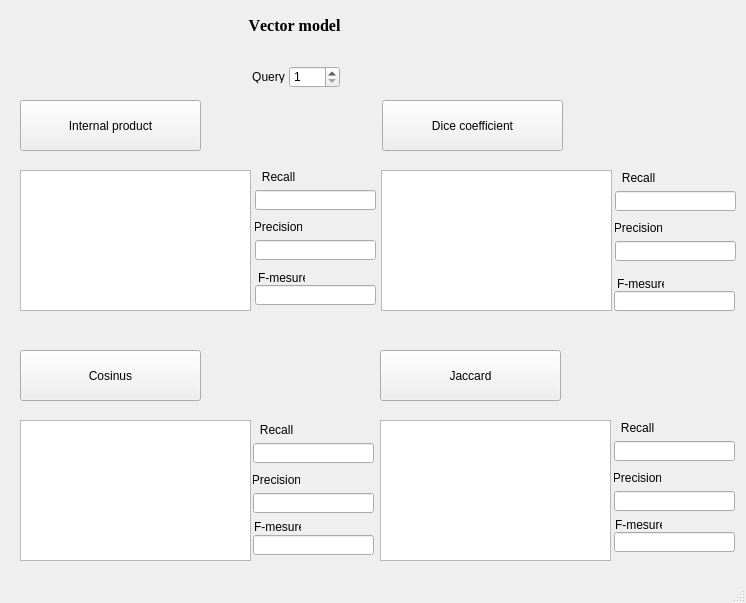
<?xml version="1.0" encoding="UTF-8"?>
<ui version="4.0">
 <class>MainWindow</class>
 <widget class="QMainWindow" name="MainWindow">
  <property name="geometry">
   <rect>
    <x>0</x>
    <y>0</y>
    <width>746</width>
    <height>603</height>
   </rect>
  </property>
  <property name="windowTitle">
   <string>Vector model</string>
  </property>
  <widget class="QWidget" name="centralwidget">
   <widget class="QPushButton" name="intpro">
    <property name="geometry">
     <rect>
      <x>20</x>
      <y>100</y>
      <width>181</width>
      <height>51</height>
     </rect>
    </property>
    <property name="text">
     <string>Internal product</string>
    </property>
   </widget>
   <widget class="QPushButton" name="dicoef">
    <property name="geometry">
     <rect>
      <x>382</x>
      <y>100</y>
      <width>181</width>
      <height>51</height>
     </rect>
    </property>
    <property name="text">
     <string>Dice coefficient</string>
    </property>
   </widget>
   <widget class="QPushButton" name="cos">
    <property name="geometry">
     <rect>
      <x>20</x>
      <y>350</y>
      <width>181</width>
      <height>51</height>
     </rect>
    </property>
    <property name="text">
     <string>Cosinus</string>
    </property>
   </widget>
   <widget class="QPushButton" name="jac">
    <property name="geometry">
     <rect>
      <x>380</x>
      <y>350</y>
      <width>181</width>
      <height>51</height>
     </rect>
    </property>
    <property name="text">
     <string>Jaccard</string>
    </property>
   </widget>
   <widget class="QLabel" name="label_9">
    <property name="geometry">
     <rect>
      <x>214</x>
      <y>10</y>
      <width>161</width>
      <height>31</height>
     </rect>
    </property>
    <property name="font">
     <font>
      <family>Times New Roman</family>
      <pointsize>12</pointsize>
      <weight>75</weight>
      <bold>true</bold>
      <strikeout>false</strikeout>
      <kerning>false</kerning>
     </font>
    </property>
    <property name="text">
     <string>Vector model</string>
    </property>
    <property name="alignment">
     <set>Qt::AlignCenter</set>
    </property>
   </widget>
   <widget class="QSpinBox" name="query">
    <property name="geometry">
     <rect>
      <x>289</x>
      <y>66</y>
      <width>51</width>
      <height>22</height>
     </rect>
    </property>
    <property name="minimum">
     <number>1</number>
    </property>
    <property name="maximum">
     <number>64</number>
    </property>
    <property name="singleStep">
     <number>1</number>
    </property>
    <property name="value">
     <number>1</number>
    </property>
   </widget>
   <widget class="QLabel" name="label">
    <property name="geometry">
     <rect>
      <x>245</x>
      <y>70</y>
      <width>47</width>
      <height>13</height>
     </rect>
    </property>
    <property name="text">
     <string>Query</string>
    </property>
    <property name="alignment">
     <set>Qt::AlignCenter</set>
    </property>
   </widget>
   <widget class="QLabel" name="label_2">
    <property name="geometry">
     <rect>
      <x>615</x>
      <y>171</y>
      <width>47</width>
      <height>13</height>
     </rect>
    </property>
    <property name="text">
     <string>Recall</string>
    </property>
    <property name="alignment">
     <set>Qt::AlignCenter</set>
    </property>
   </widget>
   <widget class="QLineEdit" name="rec2">
    <property name="geometry">
     <rect>
      <x>615</x>
      <y>191</y>
      <width>121</width>
      <height>20</height>
     </rect>
    </property>
    <property name="readOnly">
     <bool>true</bool>
    </property>
   </widget>
   <widget class="QLineEdit" name="pre2">
    <property name="geometry">
     <rect>
      <x>615</x>
      <y>241</y>
      <width>121</width>
      <height>20</height>
     </rect>
    </property>
    <property name="readOnly">
     <bool>true</bool>
    </property>
   </widget>
   <widget class="QLabel" name="label_3">
    <property name="geometry">
     <rect>
      <x>615</x>
      <y>221</y>
      <width>47</width>
      <height>13</height>
     </rect>
    </property>
    <property name="text">
     <string>Precision</string>
    </property>
    <property name="alignment">
     <set>Qt::AlignCenter</set>
    </property>
   </widget>
   <widget class="QLabel" name="label_4">
    <property name="geometry">
     <rect>
      <x>614</x>
      <y>471</y>
      <width>47</width>
      <height>13</height>
     </rect>
    </property>
    <property name="text">
     <string>Precision</string>
    </property>
    <property name="alignment">
     <set>Qt::AlignCenter</set>
    </property>
   </widget>
   <widget class="QLineEdit" name="pre4">
    <property name="geometry">
     <rect>
      <x>614</x>
      <y>491</y>
      <width>121</width>
      <height>20</height>
     </rect>
    </property>
    <property name="readOnly">
     <bool>true</bool>
    </property>
   </widget>
   <widget class="QLineEdit" name="rec4">
    <property name="geometry">
     <rect>
      <x>614</x>
      <y>441</y>
      <width>121</width>
      <height>20</height>
     </rect>
    </property>
    <property name="readOnly">
     <bool>true</bool>
    </property>
   </widget>
   <widget class="QLabel" name="label_5">
    <property name="geometry">
     <rect>
      <x>614</x>
      <y>421</y>
      <width>47</width>
      <height>13</height>
     </rect>
    </property>
    <property name="text">
     <string>Recall</string>
    </property>
    <property name="alignment">
     <set>Qt::AlignCenter</set>
    </property>
   </widget>
   <widget class="QLabel" name="label_6">
    <property name="geometry">
     <rect>
      <x>255</x>
      <y>220</y>
      <width>47</width>
      <height>13</height>
     </rect>
    </property>
    <property name="text">
     <string>Precision</string>
    </property>
    <property name="alignment">
     <set>Qt::AlignCenter</set>
    </property>
   </widget>
   <widget class="QLineEdit" name="pre1">
    <property name="geometry">
     <rect>
      <x>255</x>
      <y>240</y>
      <width>121</width>
      <height>20</height>
     </rect>
    </property>
    <property name="readOnly">
     <bool>true</bool>
    </property>
   </widget>
   <widget class="QLineEdit" name="rec1">
    <property name="geometry">
     <rect>
      <x>255</x>
      <y>190</y>
      <width>121</width>
      <height>20</height>
     </rect>
    </property>
    <property name="readOnly">
     <bool>true</bool>
    </property>
   </widget>
   <widget class="QLabel" name="label_7">
    <property name="geometry">
     <rect>
      <x>255</x>
      <y>170</y>
      <width>47</width>
      <height>13</height>
     </rect>
    </property>
    <property name="text">
     <string>Recall</string>
    </property>
    <property name="alignment">
     <set>Qt::AlignCenter</set>
    </property>
   </widget>
   <widget class="QLabel" name="label_8">
    <property name="geometry">
     <rect>
      <x>253</x>
      <y>473</y>
      <width>47</width>
      <height>13</height>
     </rect>
    </property>
    <property name="text">
     <string>Precision</string>
    </property>
    <property name="alignment">
     <set>Qt::AlignCenter</set>
    </property>
   </widget>
   <widget class="QLineEdit" name="pre3">
    <property name="geometry">
     <rect>
      <x>253</x>
      <y>493</y>
      <width>121</width>
      <height>20</height>
     </rect>
    </property>
    <property name="readOnly">
     <bool>true</bool>
    </property>
   </widget>
   <widget class="QLineEdit" name="rec3">
    <property name="geometry">
     <rect>
      <x>253</x>
      <y>443</y>
      <width>121</width>
      <height>20</height>
     </rect>
    </property>
    <property name="readOnly">
     <bool>true</bool>
    </property>
   </widget>
   <widget class="QLabel" name="label_12">
    <property name="geometry">
     <rect>
      <x>253</x>
      <y>423</y>
      <width>47</width>
      <height>13</height>
     </rect>
    </property>
    <property name="text">
     <string>Recall</string>
    </property>
    <property name="alignment">
     <set>Qt::AlignCenter</set>
    </property>
   </widget>
   <widget class="QPlainTextEdit" name="intprores">
    <property name="geometry">
     <rect>
      <x>20</x>
      <y>170</y>
      <width>231</width>
      <height>141</height>
     </rect>
    </property>
    <property name="readOnly">
     <bool>true</bool>
    </property>
   </widget>
   <widget class="QPlainTextEdit" name="dicoefres">
    <property name="geometry">
     <rect>
      <x>381</x>
      <y>170</y>
      <width>231</width>
      <height>141</height>
     </rect>
    </property>
    <property name="readOnly">
     <bool>true</bool>
    </property>
   </widget>
   <widget class="QPlainTextEdit" name="cosres">
    <property name="geometry">
     <rect>
      <x>20</x>
      <y>420</y>
      <width>231</width>
      <height>141</height>
     </rect>
    </property>
    <property name="readOnly">
     <bool>true</bool>
    </property>
   </widget>
   <widget class="QPlainTextEdit" name="jacres">
    <property name="geometry">
     <rect>
      <x>380</x>
      <y>420</y>
      <width>231</width>
      <height>141</height>
     </rect>
    </property>
    <property name="readOnly">
     <bool>true</bool>
    </property>
   </widget>
   <widget class="QLabel" name="label_10">
    <property name="geometry">
     <rect>
      <x>258</x>
      <y>271</y>
      <width>47</width>
      <height>13</height>
     </rect>
    </property>
    <property name="text">
     <string>F-mesure</string>
    </property>
   </widget>
   <widget class="QLineEdit" name="fmes1">
    <property name="geometry">
     <rect>
      <x>255</x>
      <y>285</y>
      <width>121</width>
      <height>20</height>
     </rect>
    </property>
    <property name="readOnly">
     <bool>true</bool>
    </property>
   </widget>
   <widget class="QLabel" name="label_11">
    <property name="geometry">
     <rect>
      <x>617</x>
      <y>277</y>
      <width>47</width>
      <height>13</height>
     </rect>
    </property>
    <property name="text">
     <string>F-mesure</string>
    </property>
   </widget>
   <widget class="QLineEdit" name="fmes2">
    <property name="geometry">
     <rect>
      <x>614</x>
      <y>291</y>
      <width>121</width>
      <height>20</height>
     </rect>
    </property>
    <property name="readOnly">
     <bool>true</bool>
    </property>
   </widget>
   <widget class="QLabel" name="label_13">
    <property name="geometry">
     <rect>
      <x>254</x>
      <y>520</y>
      <width>47</width>
      <height>13</height>
     </rect>
    </property>
    <property name="text">
     <string>F-mesure</string>
    </property>
   </widget>
   <widget class="QLineEdit" name="fmes3">
    <property name="geometry">
     <rect>
      <x>253</x>
      <y>535</y>
      <width>121</width>
      <height>20</height>
     </rect>
    </property>
    <property name="readOnly">
     <bool>true</bool>
    </property>
   </widget>
   <widget class="QLabel" name="label_14">
    <property name="geometry">
     <rect>
      <x>615</x>
      <y>518</y>
      <width>47</width>
      <height>13</height>
     </rect>
    </property>
    <property name="text">
     <string>F-mesure</string>
    </property>
   </widget>
   <widget class="QLineEdit" name="fmes4">
    <property name="geometry">
     <rect>
      <x>614</x>
      <y>532</y>
      <width>121</width>
      <height>20</height>
     </rect>
    </property>
    <property name="readOnly">
     <bool>true</bool>
    </property>
   </widget>
  </widget>
  <widget class="QMenuBar" name="menubar">
   <property name="geometry">
    <rect>
     <x>0</x>
     <y>0</y>
     <width>746</width>
     <height>21</height>
    </rect>
   </property>
  </widget>
  <widget class="QStatusBar" name="statusbar"/>
 </widget>
 <resources/>
 <connections/>
</ui>
